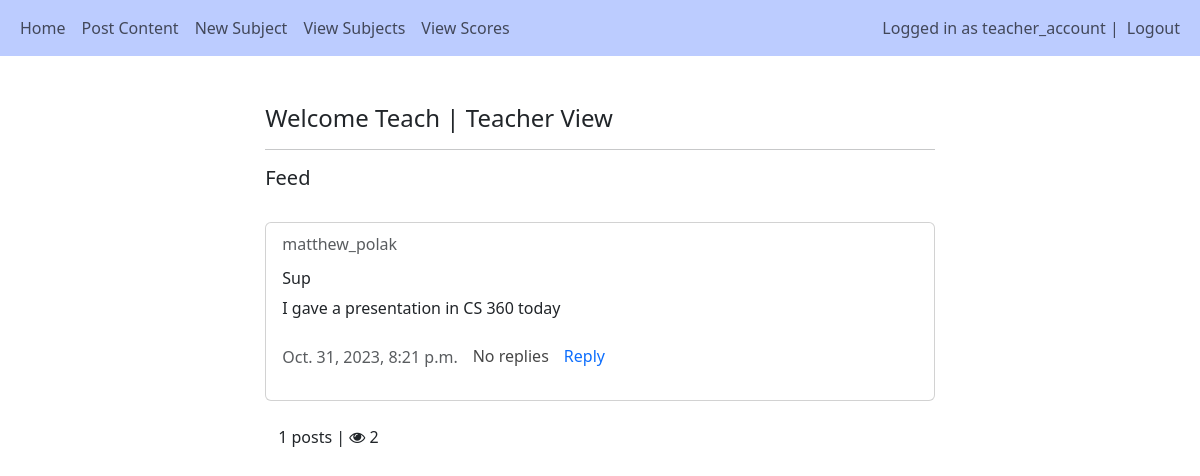
/ (signed in), run on the app's committed database.
### main/models.py (models this page shows, shortened)
class User(AbstractUser):
    is_teacher = models.BooleanField('Is teacher', default=False)
    is_student = models.BooleanField('Is student', default=False)

class Post(models.Model):
    author = models.ForeignKey(User, on_delete=models.CASCADE)
    title = models.CharField(max_length=255)
    description = models.TextField(null=True, blank=True)
    created_at = models.DateTimeField(auto_now_add=True)
    updated_at = models.DateTimeField(auto_now=True)
    num_of_replies = 0

### main/views.py (the view)
# urls.py: path('', views.home, name="home"),
@login_required(login_url="/login")
def home(request):
    files = File.objects.all()
    posts = Post.objects.all()
    if request.user not in users_viewed:
        users_viewed.append(request.user)
    page_visits = len(users_viewed)
    if request.method == 'POST':
            post_id = request.POST.get("post-id")
            post = Post.objects.filter(id=post_id).first()
            if post and post.author == request.user:
                post.delete()
    return render(request, 'main/home.html', {"posts":posts, "files":files, "page_visits": page_visits})

### main/templates/main/home.html (shortened to what this page needs)
{% extends 'main/base.html' %}
{% load crispy_forms_tags %}
{% block content %}
<div style="width:60%; margin:auto">
    <br>
    <h4>Welcome {{user.get_short_name}} | {% if user.is_teacher %} Teacher View {% else %} Student View {% endif %}</h4>
    <hr>
    <h5>Feed</h5><br>
    {% for post in posts reversed %}
    <div class="card">
        <div class="card-body">
            <h6 class="card-subtitle mb-2 text-body-secondary">{{post.author}}</h6>
            <h6 class="card-title" style="margin-top:15px">{{post.title}}</h6>
            <p class="card-text" style="display:inline">{{post.description}}</p>
            <br>
            <br>
            <div style="display:flex">
                <p class="card-subtitle mb-2 text-body-secondary" style="font:small; margin-top:1px">{{post.created_at}}</p>
                <div class="text-body-secondary" style="margin-inline:15px">
                    {% if post.replies.count == 0 %}
                        <p style="color:rgb(71, 71, 71); text-decoration:none">No replies</p>
                    {% elif post.replies.count == 1%}
                        <a href="{% url 'reply' post.pk %}" style="color:rgb(71, 71, 71)">{{post.replies.count }} reply</a>
                    {% else %}
                        <a href="{% url 'reply' post.pk %}" style="color:rgb(71, 71, 71)">{{post.replies.count }} replies</a>
                    {% endif %}
                </div>
                {% if post.author != request.user %}
                        <a href="{% url 'reply' post.pk %}" style="text-decoration:none">Reply</a>
                {% endif %}
            </div>
        </div>
    </div><br>
    {% empty %}
    <p>It looks like no one's posted yet...</p>
    {% endfor %}
    <p style="margin-left:13px">{{posts.count}} posts | <i class="fa fa-eye"></i> {{page_visits}}</p><br><br>
</div>
{% endblock %}

### main/templates/main/base.html (shortened to what this page needs)
<!DOCTYPE html>
<html lang="en">
<head>
    <link href="https://cdn.jsdelivr.net/npm/bootstrap@5.3.2/dist/css/bootstrap.min.css" rel="stylesheet">
    <link rel="stylesheet" href="https://cdnjs.cloudflare.com/ajax/libs/font-awesome/4.7.0/css/font-awesome.min.css">
</head>
<body>
    <nav class="navbar navbar-light navbar-expand-lg" style="background-color: #bcccff;">
        <div class="container-fluid">
            <div>
                <ul class="nav navbar-nav">
                    <li class="nav-item">
                        <a class="nav-link" href="/home">Home</a>
                    </li>
                    {% if user.is_teacher %}
                    <li class="nav-item">
                        <a class="nav-link" href="/create_post">Post Content</a>
                    </li>
                    <li class="nav-item">
                        <a class="nav-link" href="/subject_setup">New Subject</a>
                    </li>
                    <li class="nav-item">
                        <a class="nav-link" href="/view_subjects">View Subjects</a>
                    </li>
                    <li class="nav-item">
                        <a class="nav-link" href="/group_results">View Scores</a>
                    </li>
                    {% endif %}
                </ul>
            </div>
            <div>
                <ul class="navbar-nav">
                    {% if user.is_authenticated %}
                    <span class="navbar-text">Logged in as {{user.username}} | </span>
                    <li class="nav-item">
                        <a class="nav-link" href="/logout">Logout</a>
                    </li>
                    {% else %}
                    <li class="nav-item">
                        <a class="nav-link" href="/login">Login</a>
                    </li>
                    {% endif %}
                </ul>
            </div>
        </div>
    </nav><br>
        <div class="container">
            {% block content %}
            {% endblock %}
        </div>
</body>
</html>

### data on the page
User: username "teacher_account", get_short_name "Teach"
Post: author "matthew_polak", title "Sup", description "I gave a presentation in CS 360 today", created_at "Oct. 31, 2023, 8:21 p.m.", shows "No replies", shows "Reply"

### other printed values
{{ posts.count }} "1"
{{ page_visits }} "2"
